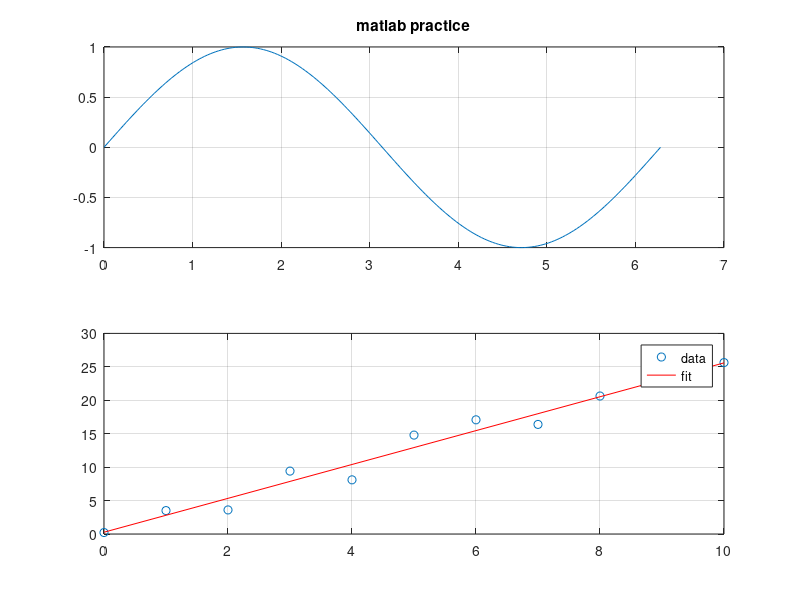

Source code (MATLAB):
% learning matlab. prof said we use this all semester so might as well get going.
% just messing with plots + fitting, nothing real here yet

clear all   % i know clear all is bad form, deal with it
clc
close all

% sine wave just to see plotting work
x = linspace(0, 2*pi, 200);
y = sin(x);
subplot(2,1,1)
plot(x, y)
title('matlab practice')
grid on

% fitting a line with polyfit (this is the useful bit)
xx = 0:10;
yy = 2.3*xx + 1 + 2*randn(1,11);   % made up noisy data
p = polyfit(xx, yy, 1);
fprintf('slope = %.2f, intercept = %.2f\n', p(1), p(2))

subplot(2,1,2)
plot(xx, yy, 'o')
hold on
plot(xx, polyval(p,xx), 'r-')
legend('data','fit')
grid on
% saveas(gcf,'../figures/matlab_practice.png')
